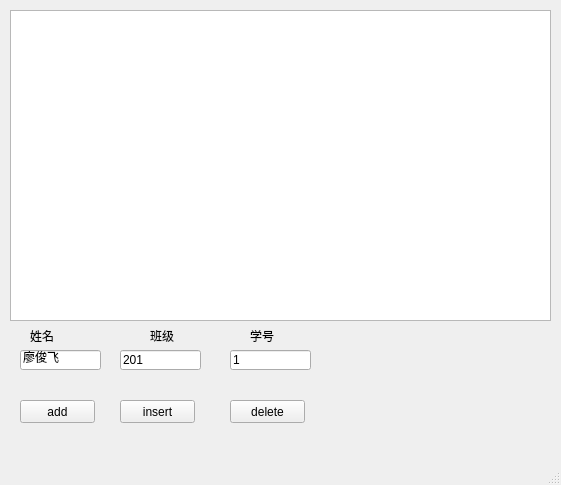
<?xml version="1.0" encoding="UTF-8"?>
<ui version="4.0">
 <class>MainWindow</class>
 <widget class="QMainWindow" name="MainWindow">
  <property name="geometry">
   <rect>
    <x>0</x>
    <y>0</y>
    <width>561</width>
    <height>485</height>
   </rect>
  </property>
  <property name="windowTitle">
   <string>MainWindow</string>
  </property>
  <widget class="QWidget" name="centralwidget">
   <widget class="QTableView" name="tableView">
    <property name="geometry">
     <rect>
      <x>10</x>
      <y>10</y>
      <width>541</width>
      <height>311</height>
     </rect>
    </property>
   </widget>
   <widget class="QLineEdit" name="lineEdit">
    <property name="geometry">
     <rect>
      <x>20</x>
      <y>350</y>
      <width>81</width>
      <height>20</height>
     </rect>
    </property>
    <property name="text">
     <string>廖俊飞</string>
    </property>
   </widget>
   <widget class="QLineEdit" name="lineEdit_2">
    <property name="geometry">
     <rect>
      <x>120</x>
      <y>350</y>
      <width>81</width>
      <height>20</height>
     </rect>
    </property>
    <property name="text">
     <string>201</string>
    </property>
   </widget>
   <widget class="QLineEdit" name="lineEdit_3">
    <property name="geometry">
     <rect>
      <x>230</x>
      <y>350</y>
      <width>81</width>
      <height>20</height>
     </rect>
    </property>
    <property name="text">
     <string>1</string>
    </property>
   </widget>
   <widget class="QLabel" name="label">
    <property name="geometry">
     <rect>
      <x>30</x>
      <y>330</y>
      <width>54</width>
      <height>12</height>
     </rect>
    </property>
    <property name="text">
     <string>姓名</string>
    </property>
   </widget>
   <widget class="QLabel" name="label_2">
    <property name="geometry">
     <rect>
      <x>150</x>
      <y>330</y>
      <width>54</width>
      <height>12</height>
     </rect>
    </property>
    <property name="text">
     <string>班级</string>
    </property>
   </widget>
   <widget class="QLabel" name="label_3">
    <property name="geometry">
     <rect>
      <x>250</x>
      <y>330</y>
      <width>54</width>
      <height>12</height>
     </rect>
    </property>
    <property name="text">
     <string>学号</string>
    </property>
   </widget>
   <widget class="QPushButton" name="pushButton">
    <property name="geometry">
     <rect>
      <x>20</x>
      <y>400</y>
      <width>75</width>
      <height>23</height>
     </rect>
    </property>
    <property name="text">
     <string>add</string>
    </property>
   </widget>
   <widget class="QPushButton" name="pushButton_2">
    <property name="geometry">
     <rect>
      <x>230</x>
      <y>400</y>
      <width>75</width>
      <height>23</height>
     </rect>
    </property>
    <property name="text">
     <string>delete</string>
    </property>
   </widget>
   <widget class="QPushButton" name="pushButton_3">
    <property name="geometry">
     <rect>
      <x>120</x>
      <y>400</y>
      <width>75</width>
      <height>23</height>
     </rect>
    </property>
    <property name="text">
     <string>insert</string>
    </property>
   </widget>
  </widget>
  <widget class="QMenuBar" name="menubar">
   <property name="geometry">
    <rect>
     <x>0</x>
     <y>0</y>
     <width>561</width>
     <height>23</height>
    </rect>
   </property>
  </widget>
  <widget class="QStatusBar" name="statusbar"/>
 </widget>
 <resources/>
 <connections/>
</ui>
